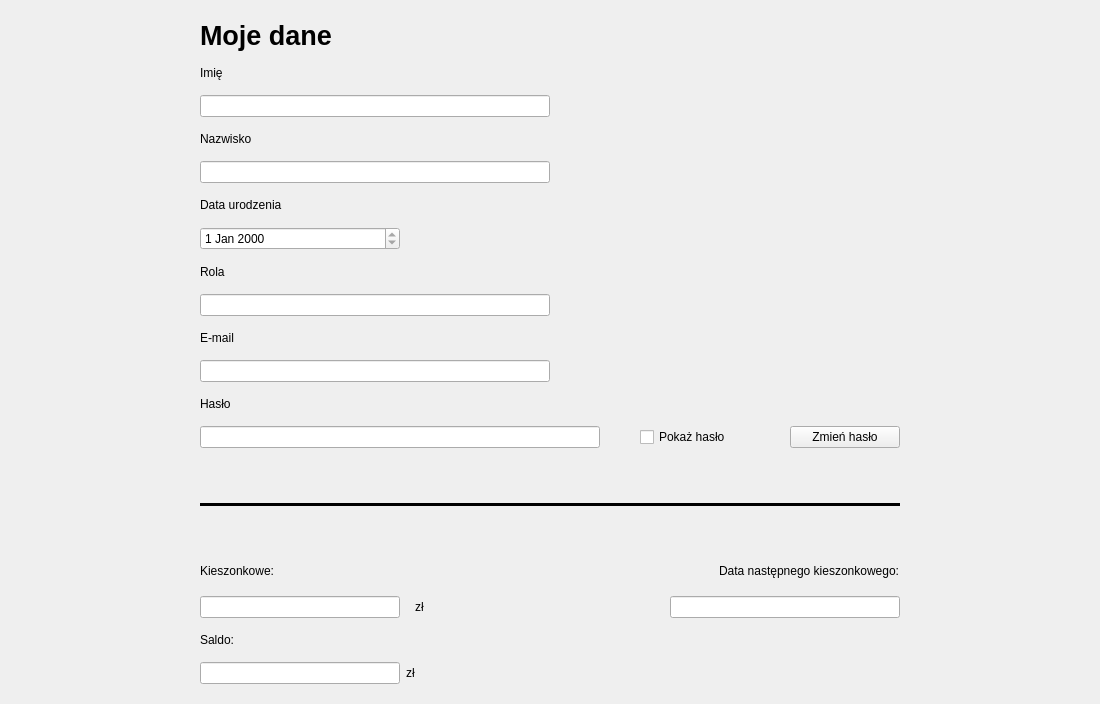
     <widget class="QWidget" name="tab_DaneUzytkownika">
      <attribute name="title">
       <string>Moje dane</string>
      </attribute>
      <layout class="QVBoxLayout" name="verticalLayout_4">
       <property name="spacing">
        <number>15</number>
       </property>
       <property name="leftMargin">
        <number>200</number>
       </property>
       <property name="topMargin">
        <number>20</number>
       </property>
       <property name="rightMargin">
        <number>200</number>
       </property>
       <property name="bottomMargin">
        <number>20</number>
       </property>
       <item>
        <widget class="QLabel" name="label_65">
         <property name="font">
          <font>
           <pointsize>20</pointsize>
           <bold>true</bold>
          </font>
         </property>
         <property name="text">
          <string>Moje dane</string>
         </property>
         <property name="margin">
          <number>15</number>
         </property>
        </widget>
       </item>
       <item>
        <widget class="QLabel" name="label_8">
         <property name="text">
          <string>Imię</string>
         </property>
        </widget>
       </item>
       <item>
        <layout class="QHBoxLayout" name="horizontalLayout_11">
         <item>
          <widget class="QLineEdit" name="lineEdit_nameUD">
           <property name="readOnly">
            <bool>true</bool>
           </property>
          </widget>
         </item>
         <item>
          <spacer name="horizontalSpacer_10">
           <property name="orientation">
            <enum>Qt::Horizontal</enum>
           </property>
           <property name="sizeHint" stdset="0">
            <size>
             <width>40</width>
             <height>20</height>
            </size>
           </property>
          </spacer>
         </item>
        </layout>
       </item>
       <item>
        <widget class="QLabel" name="label_9">
         <property name="text">
          <string>Nazwisko</string>
         </property>
        </widget>
       </item>
       <item>
        <layout class="QHBoxLayout" name="horizontalLayout_12">
         <item>
          <widget class="QLineEdit" name="lineEdit_surnameUD">
           <property name="readOnly">
            <bool>true</bool>
           </property>
          </widget>
         </item>
         <item>
          <spacer name="horizontalSpacer_11">
           <property name="orientation">
            <enum>Qt::Horizontal</enum>
           </property>
           <property name="sizeHint" stdset="0">
            <size>
             <width>40</width>
             <height>20</height>
            </size>
           </property>
          </spacer>
         </item>
        </layout>
       </item>
       <item>
        <widget class="QLabel" name="label_10">
         <property name="text">
          <string>Data urodzenia</string>
         </property>
        </widget>
       </item>
       <item>
        <widget class="QDateEdit" name="dateEdit_DOB_UD">
         <property name="minimumSize">
          <size>
           <width>200</width>
           <height>0</height>
          </size>
         </property>
         <property name="maximumSize">
          <size>
           <width>100</width>
           <height>16777215</height>
          </size>
         </property>
         <property name="readOnly">
          <bool>true</bool>
         </property>
        </widget>
       </item>
       <item>
        <widget class="QLabel" name="label_18">
         <property name="text">
          <string>Rola</string>
         </property>
        </widget>
       </item>
       <item>
        <layout class="QHBoxLayout" name="horizontalLayout_13">
         <item>
          <widget class="QLineEdit" name="lineEdit_roleUD">
           <property name="maximumSize">
            <size>
             <width>400</width>
             <height>16777215</height>
            </size>
           </property>
           <property name="readOnly">
            <bool>true</bool>
           </property>
          </widget>
         </item>
         <item>
          <spacer name="horizontalSpacer_12">
           <property name="orientation">
            <enum>Qt::Horizontal</enum>
           </property>
           <property name="sizeHint" stdset="0">
            <size>
             <width>40</width>
             <height>20</height>
            </size>
           </property>
          </spacer>
         </item>
        </layout>
       </item>
       <item>
        <widget class="QLabel" name="label_11">
         <property name="text">
          <string>E-mail</string>
         </property>
        </widget>
       </item>
       <item>
        <layout class="QHBoxLayout" name="horizontalLayout_14">
         <item>
          <widget class="QLineEdit" name="lineEdit_emailUD">
           <property name="maximumSize">
            <size>
             <width>400</width>
             <height>16777215</height>
            </size>
           </property>
           <property name="readOnly">
            <bool>true</bool>
           </property>
          </widget>
         </item>
         <item>
          <spacer name="horizontalSpacer_13">
           <property name="orientation">
            <enum>Qt::Horizontal</enum>
           </property>
           <property name="sizeHint" stdset="0">
            <size>
             <width>40</width>
             <height>20</height>
            </size>
           </property>
          </spacer>
         </item>
        </layout>
       </item>
       <item>
        <widget class="QLabel" name="label_12">
         <property name="text">
          <string>Hasło</string>
         </property>
        </widget>
       </item>
       <item>
        <layout class="QHBoxLayout" name="horizontalLayout_6">
         <property name="spacing">
          <number>40</number>
         </property>
         <item>
          <widget class="QLineEdit" name="lineEdit_passwordUD">
           <property name="maximumSize">
            <size>
             <width>400</width>
             <height>16777215</height>
            </size>
           </property>
           <property name="echoMode">
            <enum>QLineEdit::Password</enum>
           </property>
           <property name="readOnly">
            <bool>true</bool>
           </property>
          </widget>
         </item>
         <item>
          <widget class="QCheckBox" name="checkBox_showPassword">
           <property name="text">
            <string>Pokaż hasło</string>
           </property>
          </widget>
         </item>
         <item>
          <widget class="QPushButton" name="pushButton_zmienHaslo">
           <property name="text">
            <string>Zmień hasło</string>
           </property>
          </widget>
         </item>
        </layout>
       </item>
       <item>
        <spacer name="verticalSpacer_27">
         <property name="orientation">
          <enum>Qt::Vertical</enum>
         </property>
         <property name="sizeHint" stdset="0">
          <size>
           <width>20</width>
           <height>40</height>
          </size>
         </property>
        </spacer>
       </item>
       <item>
        <widget class="Line" name="line_3">
         <property name="styleSheet">
          <string notr="true">background-color:  rgba(0,59,91,255); </string>
         </property>
         <property name="frameShadow">
          <enum>QFrame::Plain</enum>
         </property>
         <property name="lineWidth">
          <number>10</number>
         </property>
         <property name="midLineWidth">
          <number>10</number>
         </property>
         <property name="orientation">
          <enum>Qt::Horizontal</enum>
         </property>
        </widget>
       </item>
       <item>
        <spacer name="verticalSpacer_26">
         <property name="orientation">
          <enum>Qt::Vertical</enum>
         </property>
         <property name="sizeHint" stdset="0">
          <size>
           <width>20</width>
           <height>40</height>
          </size>
         </property>
        </spacer>
       </item>
       <item>
        <layout class="QHBoxLayout" name="horizontalLayout_44">
         <property name="topMargin">
          <number>0</number>
         </property>
         <item>
          <widget class="QLabel" name="label_kieszonkowe">
           <property name="sizePolicy">
            <sizepolicy hsizetype="Preferred" vsizetype="Preferred">
             <horstretch>1</horstretch>
             <verstretch>0</verstretch>
            </sizepolicy>
           </property>
           <property name="text">
            <string>Kieszonkowe:</string>
           </property>
          </widget>
         </item>
         <item>
          <spacer name="horizontalSpacer_39">
           <property name="orientation">
            <enum>Qt::Horizontal</enum>
           </property>
           <property name="sizeHint" stdset="0">
            <size>
             <width>430</width>
             <height>20</height>
            </size>
           </property>
          </spacer>
         </item>
         <item>
          <widget class="QLabel" name="label_nk">
           <property name="sizePolicy">
            <sizepolicy hsizetype="Preferred" vsizetype="Preferred">
             <horstretch>2</horstretch>
             <verstretch>0</verstretch>
            </sizepolicy>
           </property>
           <property name="text">
            <string>Data następnego kieszonkowego:</string>
           </property>
          </widget>
         </item>
        </layout>
       </item>
       <item>
        <layout class="QHBoxLayout" name="horizontalLayout_41">
         <item>
          <widget class="QLineEdit" name="lineEdit_kieszonkoweDU">
           <property name="maximumSize">
            <size>
             <width>200</width>
             <height>16777215</height>
            </size>
           </property>
           <property name="alignment">
            <set>Qt::AlignRight|Qt::AlignTrailing|Qt::AlignVCenter</set>
           </property>
           <property name="readOnly">
            <bool>true</bool>
           </property>
          </widget>
         </item>
         <item>
          <widget class="QLabel" name="label_zl1">
           <property name="text">
            <string>zł</string>
           </property>
          </widget>
         </item>
         <item>
          <spacer name="horizontalSpacer_35">
           <property name="orientation">
            <enum>Qt::Horizontal</enum>
           </property>
           <property name="sizeHint" stdset="0">
            <size>
             <width>40</width>
             <height>20</height>
            </size>
           </property>
          </spacer>
         </item>
         <item>
          <widget class="QLineEdit" name="lineEdit_dzieciData"/>
         </item>
        </layout>
       </item>
       <item>
        <widget class="QLabel" name="label_saldo">
         <property name="text">
          <string>Saldo:</string>
         </property>
        </widget>
       </item>
       <item>
        <layout class="QHBoxLayout" name="horizontalLayout_42">
         <property name="spacing">
          <number>6</number>
         </property>
         <property name="topMargin">
          <number>0</number>
         </property>
         <property name="rightMargin">
          <number>0</number>
         </property>
         <item>
          <widget class="QLineEdit" name="lineEdit_saldoDU">
           <property name="maximumSize">
            <size>
             <width>200</width>
             <height>16777215</height>
            </size>
           </property>
           <property name="alignment">
            <set>Qt::AlignRight|Qt::AlignTrailing|Qt::AlignVCenter</set>
           </property>
           <property name="readOnly">
            <bool>true</bool>
           </property>
          </widget>
         </item>
         <item>
          <widget class="QLabel" name="label_zl2">
           <property name="text">
            <string>zł</string>
           </property>
          </widget>
         </item>
         <item>
          <spacer name="horizontalSpacer_36">
           <property name="orientation">
            <enum>Qt::Horizontal</enum>
           </property>
           <property name="sizeHint" stdset="0">
            <size>
             <width>40</width>
             <height>20</height>
            </size>
           </property>
          </spacer>
         </item>
        </layout>
       </item>
      </layout>
     </widget>
